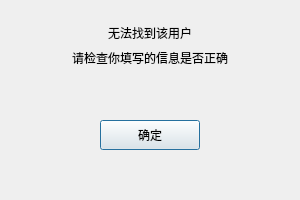
<?xml version="1.0" encoding="UTF-8"?>
<ui version="4.0">
 <class>FindFailDlg</class>
 <widget class="QDialog" name="FindFailDlg">
  <property name="geometry">
   <rect>
    <x>0</x>
    <y>0</y>
    <width>300</width>
    <height>200</height>
   </rect>
  </property>
  <property name="windowTitle">
   <string>Dialog</string>
  </property>
  <layout class="QVBoxLayout" name="verticalLayout">
   <property name="spacing">
    <number>0</number>
   </property>
   <property name="leftMargin">
    <number>0</number>
   </property>
   <property name="topMargin">
    <number>0</number>
   </property>
   <property name="rightMargin">
    <number>0</number>
   </property>
   <property name="bottomMargin">
    <number>0</number>
   </property>
   <item>
    <spacer name="verticalSpacer">
     <property name="orientation">
      <enum>Qt::Vertical</enum>
     </property>
     <property name="sizeType">
      <enum>QSizePolicy::Fixed</enum>
     </property>
     <property name="sizeHint" stdset="0">
      <size>
       <width>20</width>
       <height>20</height>
      </size>
     </property>
    </spacer>
   </item>
   <item>
    <widget class="QLabel" name="fail_tip">
     <property name="minimumSize">
      <size>
       <width>0</width>
       <height>25</height>
      </size>
     </property>
     <property name="maximumSize">
      <size>
       <width>16777215</width>
       <height>25</height>
      </size>
     </property>
     <property name="text">
      <string>无法找到该用户</string>
     </property>
     <property name="alignment">
      <set>Qt::AlignCenter</set>
     </property>
    </widget>
   </item>
   <item>
    <widget class="QLabel" name="fail_tip2">
     <property name="minimumSize">
      <size>
       <width>0</width>
       <height>25</height>
      </size>
     </property>
     <property name="maximumSize">
      <size>
       <width>16777215</width>
       <height>25</height>
      </size>
     </property>
     <property name="text">
      <string>请检查你填写的信息是否正确</string>
     </property>
     <property name="alignment">
      <set>Qt::AlignCenter</set>
     </property>
    </widget>
   </item>
   <item>
    <widget class="QWidget" name="widget" native="true">
     <layout class="QHBoxLayout" name="horizontalLayout">
      <item>
       <widget class="ClickedBtn" name="fail_sure_btn">
        <property name="minimumSize">
         <size>
          <width>100</width>
          <height>30</height>
         </size>
        </property>
        <property name="maximumSize">
         <size>
          <width>100</width>
          <height>30</height>
         </size>
        </property>
        <property name="text">
         <string>确定</string>
        </property>
       </widget>
      </item>
     </layout>
    </widget>
   </item>
  </layout>
 </widget>
 <customwidgets>
  <customwidget>
   <class>ClickedBtn</class>
   <extends>QPushButton</extends>
   <header location="global">clickedbtn.h</header>
  </customwidget>
 </customwidgets>
 <resources/>
 <connections/>
</ui>
